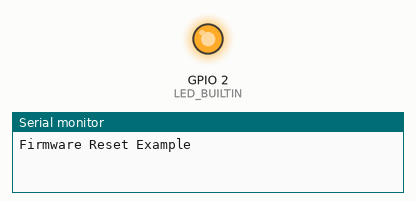
Simulated run of this sketch. Board: ESP32. Parts: output pins drawn as LEDs (lit = HIGH), the last lines printed to the serial monitor.

Above: at 1.5 s.
At 3.5 s:
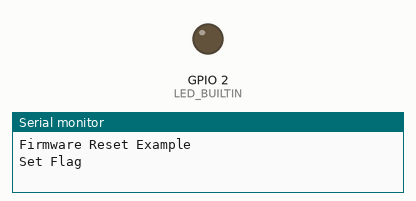
Timing chart, 0 to 20.2 s (numbered marks = the images above):
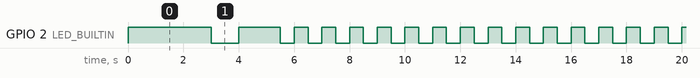

The sketch:

FirmwareReset.ino
```cpp
#include "FirmwareReset.h"

void setup() {
  // put your setup code here, to run once:
  Serial.begin(115200);  Serial.printf("\nFirmware Reset Example\n");

  // Set up the LED as a status indicator
  pinMode(LED_BUILTIN, OUTPUT); digitalWrite(LED_BUILTIN, HIGH);

  //Check to see if the flag is still set from the previous boot
  if(checkResetFlag()) {
    //Do the firmware reset here
    Serial.printf("Reset Firmware\n");
  }
}

void loop() {
  // put your main code here, to run repeatedly:
  BuiltInLED(true);
  delay(500);

  BuiltInLED(false);
  delay(500);
}
```

FirmwareReset.h
```cpp
// The Firmware reset library creates a small window of time, in which the reset button can be pressed to initiate a firmware reset.
// The state of the window is displayed to the user by flashing the built in LED or by Serial updates.

#ifndef FirmwareReset_H
#define FirmwareReset_H

#include <Ticker.h>

#define USESERIAL
#define USELED

#define FLAGSET     0x55555555
#define FLAGCLEAR   0xAAAAAAAA
#define FLAGADDRESS 00
#define SETTIMEOUT 3
#define CLEARTIMEOUT 1

Ticker ticker;
bool booted = false;

// Allows shared usage of the built in led for as long as the firmware reset needs it
void BuiltInLED(bool on) {
#ifdef USELED
  if(booted)
    digitalWrite(LED_BUILTIN, on);
#endif
}

// End the firmware reset process, at this point the software can run normally without checking for user resets
void finishBoot() {
  booted = true;

#ifdef USESERIAL
  Serial.printf("Booted\n");
#endif

  ticker.detach();
}

// Clear the reset flag in memory, this ends the window for a possible reset
void clearFlag() {
  uint32_t value = FLAGCLEAR;
  ESP.rtcUserMemoryWrite(FLAGADDRESS, &value, sizeof(value));

#ifdef USELED
  digitalWrite(LED_BUILTIN, HIGH);
#endif

#ifdef USESERIAL
  Serial.printf("Clear Flag\n");
#endif

  ticker.attach(CLEARTIMEOUT, finishBoot);
}

// Set the reset flag in memory, this will indicate if the user has pressed reset while the LED was on
void setFlag() {
  uint32_t value = FLAGSET;
  ESP.rtcUserMemoryWrite(FLAGADDRESS, &value, sizeof(value));

#ifdef USELED
  digitalWrite(LED_BUILTIN, LOW);
#endif

#ifdef USESERIAL
  Serial.printf("Set Flag\n");
#endif

  ticker.attach(CLEARTIMEOUT, clearFlag);
}

// Checks to see if the user has rebooted the processor within the reset time frame
bool checkResetFlag() {
  uint32_t value = FLAGCLEAR;
  bool result;

  // Check to see the state of the flag in memory
  ESP.rtcUserMemoryRead(FLAGADDRESS, &value, sizeof(value));
  result = (value == FLAGSET);

  // If the user previously performed a reset then begin the reset process
  if(result)
    clearFlag();

  // If the flag was not previously set, then set up a new reset window
  else
    ticker.attach(SETTIMEOUT, setFlag);

  return result;
}


#endif
```

Measured:
- by itself, GPIO 2 (LED_BUILTIN): goes LOW 1.0 s, HIGH 1.5 s, 124 × (LOW 0.50 s, HIGH 0.50 s), then LOW
- by itself, everything shown: repeats every 31.0 s, in 62 steps
